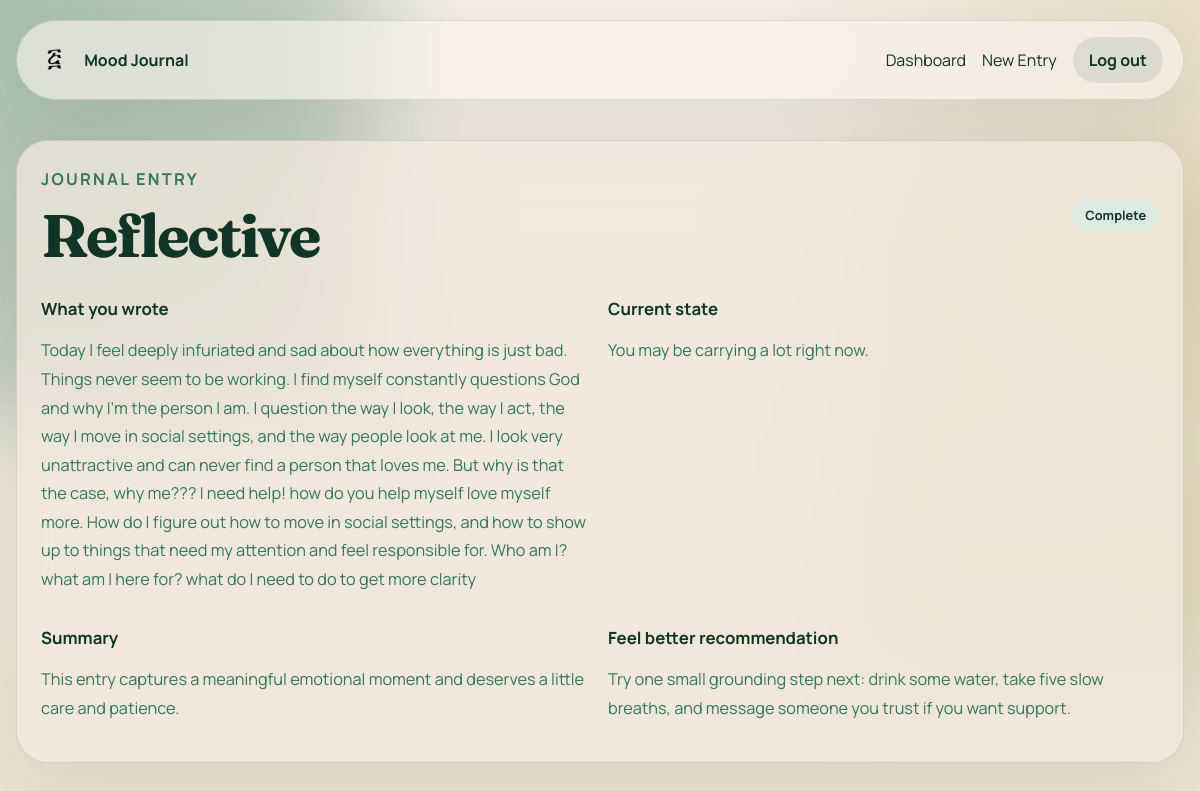
Page /journal/20 (signed in) on the committed database.
### tables this page shows
CREATE TABLE journal_entries (
    id INTEGER PRIMARY KEY AUTOINCREMENT,
    user_id INTEGER NOT NULL,
    raw_text TEXT NOT NULL,
    tone TEXT,
    current_state TEXT,
    summary TEXT,
    feel_better_recommendation TEXT,
    safety_note TEXT,
    analysis_status TEXT NOT NULL DEFAULT 'pending',
    created_at TIMESTAMP NOT NULL DEFAULT CURRENT_TIMESTAMP,
    updated_at TIMESTAMP NOT NULL DEFAULT CURRENT_TIMESTAMP, analysis_source TEXT, analysis_model TEXT, analysis_reason TEXT,
    FOREIGN KEY (user_id) REFERENCES users (id) ON DELETE CASCADE
);

### app/journal.py (the view)
@journal_bp.route("/<int:entry_id>")
@login_required
def entry_detail(entry_id):
    entry = get_db().execute(
        """
        SELECT *
        FROM journal_entries
        WHERE id = ? AND user_id = ?
        """,
        (entry_id, g.user["id"]),
    ).fetchone()
    if entry is None:
        flash("That entry could not be found.", "error")
        return redirect(url_for("journal.dashboard"))
    return render_template("journal/detail.html", entry=entry)

### app/auth.py (called while the page is built)
def login_required(view):
    @wraps(view)
    def wrapped_view(**kwargs):
        if g.user is None:
            return redirect(url_for("auth.login"))
        return view(**kwargs)
    return wrapped_view

### app/db.py (called while the page is built)
def get_db():
    if "db" not in g:
        database_path = Path(current_app.config["DATABASE"])
        database_path.parent.mkdir(parents=True, exist_ok=True)
        g.db = sqlite3.connect(database_path)
        g.db.row_factory = sqlite3.Row
        g.db.execute("PRAGMA foreign_keys = ON")
    return g.db

### app/templates/journal/detail.html (shortened to what this page needs)
{% extends "base.html" %}
{% block content %}
  <section class="detail-layout">
    <article class="panel detail-panel">
      <div class="detail-head">
        <div>
          <p class="eyebrow">Journal entry</p>
          <h1>{{ entry["tone"] }}</h1>
        </div>
        <span class="status-pill status-{{ entry['analysis_status'] }}">{{ entry["analysis_status"].replace('_', ' ') }}</span>
      </div>
      <div class="detail-grid">
        <section>
          <h2>What you wrote</h2>
          <p class="longform">{{ entry["raw_text"] }}</p>
        </section>
        <section>
          <h2>Current state</h2>
          <p>{{ entry["current_state"] }}</p>
        </section>
        <section>
          <h2>Summary</h2>
          <p>{{ entry["summary"] }}</p>
        </section>
        <section>
          <h2>Feel better recommendation</h2>
          <p>{{ entry["feel_better_recommendation"] }}</p>
        </section>
      </div>
    </article>
  </section>
{% endblock %}

### app/static/style.css (style rules this page uses)
:root { --bg: #f2e9dc; --surface: rgba(242, 233, 220, 0.74); --surface-strong: rgba(248, 242, 234, 0.9); --surface-border: rgba(15, 53, 39, 0.12); --text: #0f3527; --muted: #31785a; --accent: #19513c; --accent-soft: #dce8df; --success: #dceadf; --warning: #e6d4a2; --shadow: 0 24px 70px rgba(15, 53, 39, 0.1); --radius-xl: 32px; --radius-lg: 24px; --radius-md: 18px; }
* { box-sizing: border-box; }
body { margin: 0; min-height: 100vh; font-family: "Manrope", sans-serif; color: var(--text); background: radial-gradient(circle at top left, rgba(49, 120, 90, 0.22), transparent 32%), radial-gradient(circle at top right, rgba(195, 168, 115, 0.28), transparent 30%), linear-gradient(180deg, #f6f0e6 0%, #ede3d1 100%); }
.hero, .dashboard-hero, .composer-layout, .detail-layout { display: grid; gap: 2rem; }
.hero-copy h1, .dashboard-hero h1, .composer-copy h1, .detail-head h1 { margin: 0; font-family: "Fraunces", serif; font-size: clamp(2.5rem, 5vw, 4.6rem); line-height: 0.98; letter-spacing: -0.04em; }
.detail-layout { grid-template-columns: 1fr; }
.eyebrow { margin: 0 0 0.8rem; text-transform: uppercase; letter-spacing: 0.14em; font-size: 0.78rem; font-weight: 700; color: var(--muted); }
.lede, .hero-copy p, .composer-copy p, .dashboard-hero p, .detail-panel p { color: var(--muted); font-size: 1.02rem; line-height: 1.75; }
.panel { border: 1px solid var(--surface-border); border-radius: var(--radius-xl); padding: 1.5rem; background: var(--surface); backdrop-filter: blur(24px); box-shadow: var(--shadow); }
.panel-header h2, .feature-card h2, .empty-state h2, .note-panel h2, .detail-grid h2, .safety-card h2 { margin: 0 0 0.4rem; font-size: 1.05rem; }
.feature-list, .entry-grid, .detail-grid, .admin-stat-grid, .admin-grid { display: grid; gap: 1rem; }
.detail-grid { grid-template-columns: repeat(2, minmax(0, 1fr)); margin-top: 2rem; }
.entry-card-head, .entry-card-foot, .detail-head { display: flex; justify-content: space-between; gap: 1rem; align-items: center; }
.status-pill { display: inline-flex; align-items: center; padding: 0.45rem 0.8rem; border-radius: 999px; font-size: 0.8rem; font-weight: 700; text-transform: capitalize; background: rgba(25, 81, 60, 0.12); }
.status-complete { background: #dceadf; }
.longform { white-space: pre-wrap; }

### rows in the picture
journal_entries: tone "Reflective", analysis_status.replace "Complete", raw_text "Today I feel deeply infuriated and sad about how everything is just bad. Things never seem to be working. I find myself constantly questions God and why I'm the person I am. I question the way I look, the way I act, the way I move in social settings, and the way people look at me. I look very unattractive and can never find a person that loves me. But why is that the case, why me??? I need help! how do you help myself love myself more. How do I figure out how to move in social settings, and how to show up to things that need my attention and feel responsible for. Who am I? what am I here for? what do I need to do to get more clarity", current_state "You may be carrying a lot right now.", summary "This entry captures a meaningful emotional moment and deserves a little care and patience.", feel_better_recommendation "Try one small grounding step next: drink some water, take five slow breaths, and message someone you trust if you want support."
